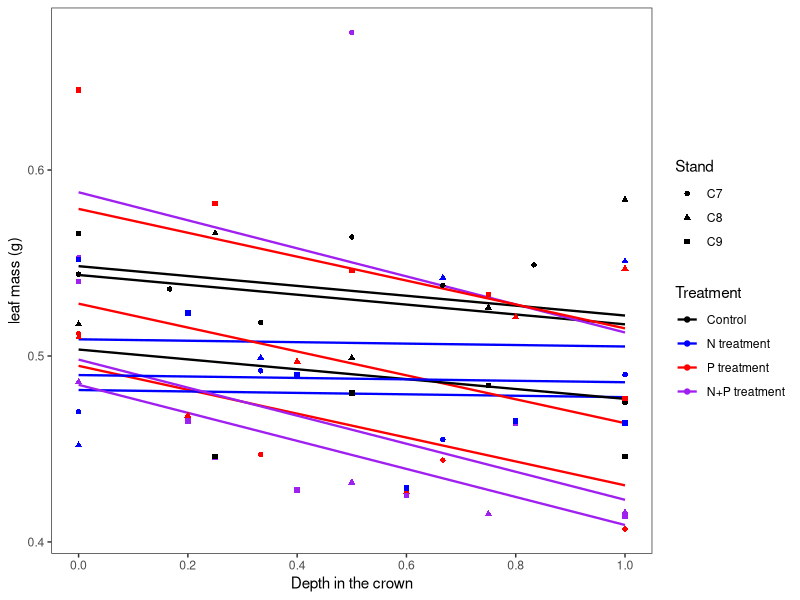
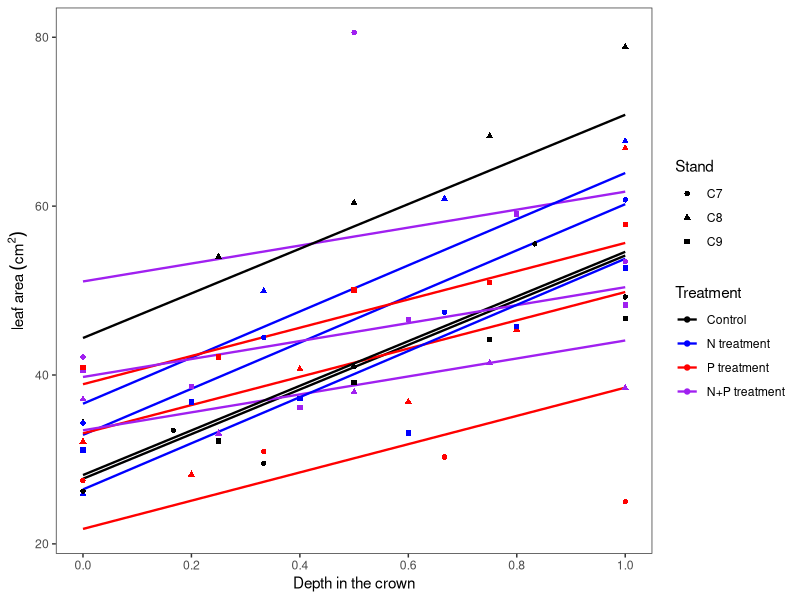
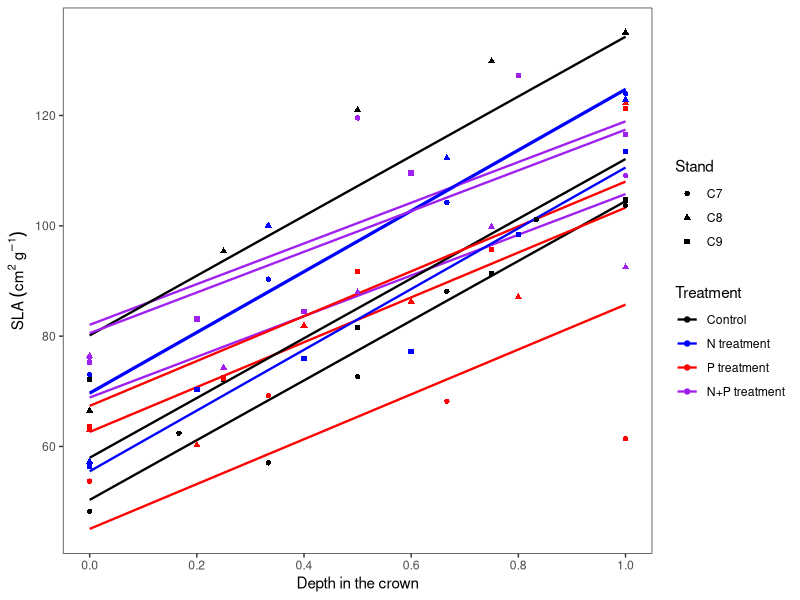
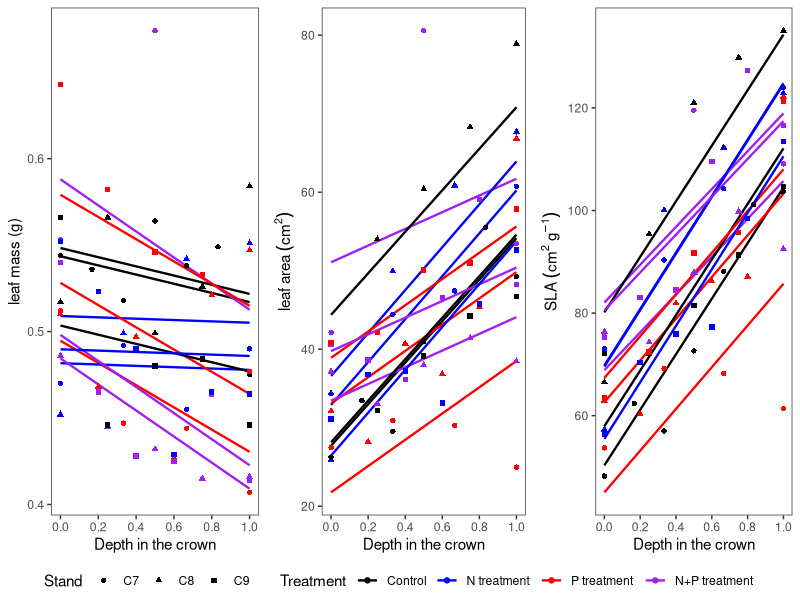
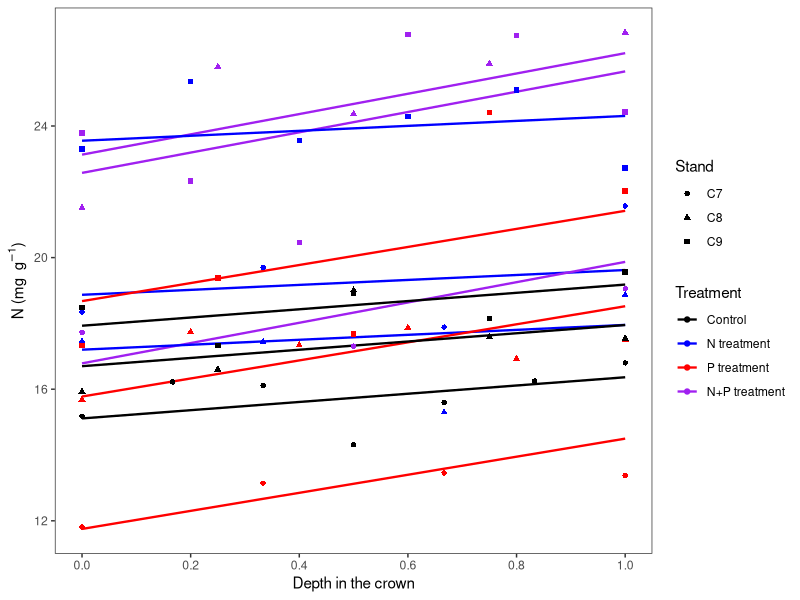
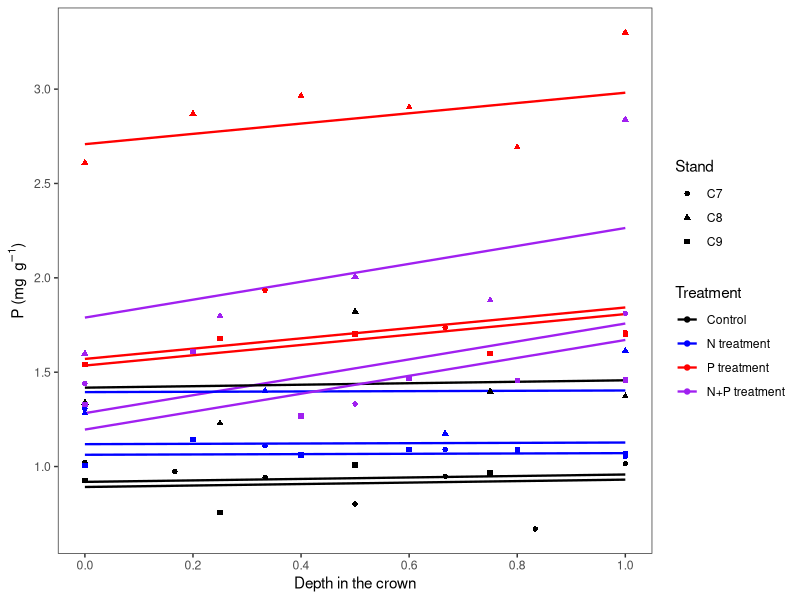
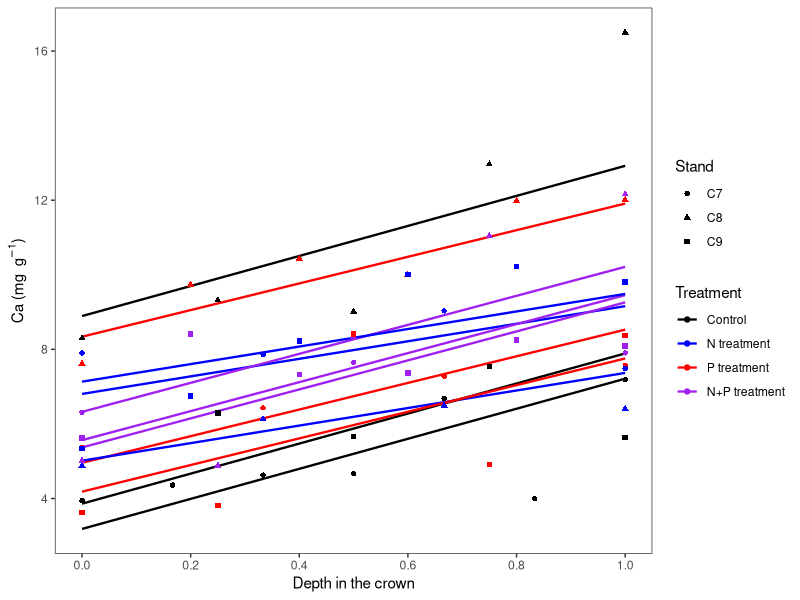
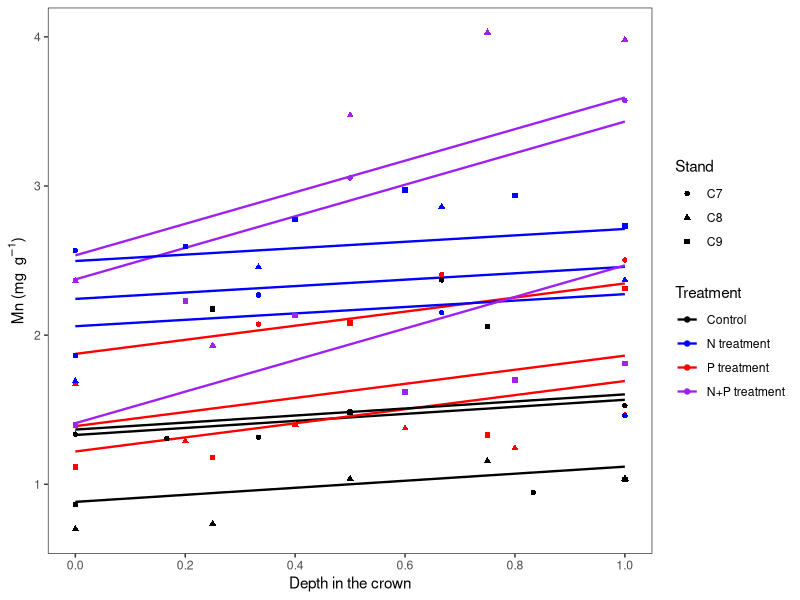

Write the R code that produced these figures, in order. (Note: this script raises an error after producing the figures.)





library(ggplot2)
library(nlme)
library(ggpubr)


getwd()
samp<-read.csv("better_melnhe_sugar_maple_crown_depth.csv", header=T)

samp$Treatment <- factor(samp$trmt,levels=c("Control","N treatment","P treatment","N+P treatment"))
samp$trmt <- factor(samp$trmt,levels=c("Control","N treatment","P treatment","N+P treatment"))
samp$Tree_ID<-as.numeric(samp$Tree_ID)



###########  SLA, mass, area
head(samp$protein)

mSLA <- lme(SLA ~ scaled*Ntrmt*Ptrmt, random=~1|Stand/Tree_ID, data=samp)
mmass <- lme(mass_g ~ scaled*Ntrmt*Ptrmt, random=~1|Stand/Tree_ID, data=samp)
marea <- lme(area_cm2 ~ scaled*Ntrmt*Ptrmt, random=~1|Stand/Tree_ID, data=samp)


samp$fitSLA <- predict(mSLA)   #Add model fits to dataframe
samp$fitmass <- predict(mmass)   #Add model fits to dataframe
samp$fitarea <- predict(marea)   #Add model fits to dataframe


gmass<-ggplot(samp,aes(scaled, mass_g, group=interaction(Tree_ID, Stand), col=Treatment, shape=Stand )) + 
  geom_line(aes(y=fitmass ), linetype="solid", size=0.8) +
  scale_color_manual(values= c("black","blue","red","purple"))+
  geom_point(alpha = 1) + 
 # geom_hline(yintercept=0, linetype="solid") +
  theme_bw()+ theme(panel.grid.major = element_blank(),panel.grid.minor = element_blank())+
  xlab("Depth in the crown")+
  ylab("leaf mass (g)")+
  scale_x_continuous(expand = c(0, 0.05),breaks=seq(0,1,.2)) +
  scale_y_continuous(expand = c(0.05, 0))
gmass



garea<-ggplot(samp,aes(scaled, area_cm2, group=interaction(Tree_ID, Stand), col=Treatment, shape=Stand )) + 
  geom_line(aes(y=fitarea ), linetype="solid", size=0.8) +
  scale_color_manual(values= c("black","blue","red","purple"))+
  geom_point(alpha = 1) + 
 # geom_hline(yintercept=0, linetype="solid") +
  theme_bw()+theme(panel.grid.major = element_blank(),panel.grid.minor = element_blank())+
  xlab("Depth in the crown")+
  labs(y=bquote('leaf area'~(cm^2)))+
  scale_x_continuous(expand = c(0, 0.05),breaks=seq(0,1,.2) ) +
  scale_y_continuous(expand = c(0.05, 0))
garea


gSLA<-ggplot(samp,aes(scaled, SLA, group=interaction(Tree_ID, Stand), col=Treatment, shape=Stand )) + 
  geom_line(aes(y=fitSLA ), linetype="solid", size=0.8) +
  scale_color_manual(values= c("black","blue","red","purple"))+
  geom_point(alpha = 1) + 
  #geom_hline(yintercept=0, linetype="solid") +
  theme_bw()+theme(panel.grid.major = element_blank(),panel.grid.minor = element_blank())+
  xlab("Depth in the crown")+
  labs( y= bquote('SLA'~(cm^2 ~g^-1)))+
  scale_x_continuous(expand = c(0, 0.05),breaks=seq(0,1,.2)) +
  scale_y_continuous(expand = c(0.05, 0.0))
gSLA



f1<-ggarrange(gmass, garea, gSLA, common.legend=T, nrow=1, legend="bottom")

f1
dpi=300    #pixels per square inch
tiff("Fig_1_sm_crown_11_27_2022.tif", width=10*dpi, height=5*dpi, res=dpi)
f1
dev.off()



################################################

## elements

mN <- lme(N ~ scaled*Ntrmt*Ptrmt, random=~1|Stand/Tree_ID, data=samp, na.action = na.exclude)
samp$fitN <- predict(mN)   #Add model fits to dataframe
gN<-ggplot(samp,aes(scaled, N, group=interaction(Tree_ID, Stand), col=Treatment, shape=Stand )) + 
  geom_line(aes(y=fitN ), linetype="solid", size=0.8) +
  scale_color_manual(values= c("black","blue","red","purple"))+
  geom_point(alpha = 1) + 
  #geom_hline(yintercept=0, linetype="solid") +
  theme_bw()+theme(panel.grid.major = element_blank(),panel.grid.minor = element_blank())+
  xlab("Depth in the crown")+
  ylab("N (mg "~g^-1*")")+
  scale_x_continuous(expand = c(0, 0.05), breaks=seq(0,1,.2)) +
  scale_y_continuous(expand = c(0.05, 0))
gN

mP <- lme(P ~ scaled*Ntrmt*Ptrmt, random=~1|Stand/Tree_ID, data=samp, na.action = na.exclude)
samp$fitP <- predict(mP)   #Add model fits to dataframe
gP<-ggplot(samp,aes(scaled, P, group=interaction(Tree_ID, Stand), col=Treatment, shape=Stand )) + 
  geom_line(aes(y=fitP ), linetype="solid", size=0.8) +
  scale_color_manual(values= c("black","blue","red","purple"))+
  geom_point(alpha = 1) + 
  # geom_hline(yintercept=0, linetype="solid") +
  theme_bw()+theme(panel.grid.major = element_blank(),panel.grid.minor = element_blank())+
  xlab("Depth in the crown")+
  ylab("P (mg "~g^-1*")")+
  scale_x_continuous(expand = c(0, 0.05), breaks=seq(0,1,.2)) +
  scale_y_continuous(expand = c(0.05, 0))
gP

mCa <- lme(Ca ~ scaled*Ntrmt*Ptrmt, random=~1|Stand/Tree_ID, data=samp, na.action = na.exclude)
samp$fitCa <- predict(mCa)   #Add model fits to dataframe
gCa<-ggplot(samp,aes(scaled, Ca, group=interaction(Tree_ID, Stand), col=Treatment, shape=Stand )) + 
  geom_line(aes(y=fitCa ), linetype="solid", size=0.8) +
  scale_color_manual(values= c("black","blue","red","purple"))+
  geom_point(alpha = 1) + 
  # geom_hline(yintercept=0, linetype="solid") +
  theme_bw()+theme(panel.grid.major = element_blank(),panel.grid.minor = element_blank())+
  xlab("Depth in the crown")+
  ylab("Ca (mg "~g^-1*")")+
  scale_x_continuous(expand = c(0, 0.05), breaks=seq(0,1,.2)) +
  scale_y_continuous(expand = c(0.05, 0))
gCa


mMn <- lme(Mn ~ scaled*Ntrmt*Ptrmt, random=~1|Stand/Tree_ID, data=samp, na.action = na.exclude)
samp$fitMn <- predict(mMn)   #Add model fits to dataframe
gMn<-ggplot(samp,aes(scaled, Mn, group=interaction(Tree_ID, Stand), col=Treatment, shape=Stand )) + 
  geom_line(aes(y=fitMn ), linetype="solid", size=0.8) +
  scale_color_manual(values= c("black","blue","red","purple"))+
  geom_point(alpha = 1) + 
  #  geom_hline(yintercept=0, linetype="solid") +
  theme_bw()+theme(panel.grid.major = element_blank(),panel.grid.minor = element_blank())+
  xlab("Depth in the crown")+
  ylab("Mn (mg "~g^-1*")")+
  scale_x_continuous(expand = c(0, 0.05), breaks=seq(0,1,.2))+ 
  scale_y_continuous(expand = c(0.05, 0))
gMn

mAl <- lme(Al ~ scaled*Ntrmt*Ptrmt, random=~1|Stand/Tree_ID, data=samp, na.action = na.exclude)
samp$fitAl <- predict(mAl)   #Add model fits to dataframe
gAl<-ggplot(samp,aes(scaled, Al, group=interaction(Tree_ID, Stand), col=Treatment, shape=Stand )) + 
  geom_line(aes(y=fitAl ), linetype="longdash", size=0.8) +
  scale_color_manual(values= c("black","blue","red","purple"))+
  geom_point(alpha = 1) + 
  # geom_hline(yintercept=0, linetype="solid") +
  theme_bw()+theme(panel.grid.major = element_blank(),panel.grid.minor = element_blank())+
  xlab("Depth in the crown")+
  ylab("Al (mg "~g^-1*")")+
  scale_x_continuous(expand = c(0, 0.05), breaks=seq(0,1,.2))+ 
  scale_y_continuous(expand = c(0.05, 0))
gAl

mB <- lme(B ~ scaled*Ntrmt*Ptrmt, random=~1|Stand/Tree_ID, data=samp, na.action = na.exclude)
samp$fitB <- predict(mB)   #Add model fits to dataframe
gB<-ggplot(samp,aes(scaled, B, group=interaction(Tree_ID, Stand), col=Treatment, shape=Stand )) + 
  geom_line(aes(y=fitB ), linetype="solid", size=0.8) +
  scale_color_manual(values= c("black","blue","red","purple"))+
  geom_point(alpha = 1) + 
  #  geom_hline(yintercept=0, linetype="solid") +
  theme_bw()+theme(panel.grid.major = element_blank(),panel.grid.minor = element_blank())+
  xlab("Depth in the crown")+
  ylab("B (mg "~g^-1*")")+
  scale_x_continuous(expand = c(0, 0.05), breaks=seq(0,1,.2)) +
  scale_y_continuous(expand = c(0.05, 0))
gB

mFe <- lme(Fe ~ scaled*Ntrmt*Ptrmt, random=~1|Stand/Tree_ID, data=samp, na.action = na.exclude)
samp$fitFe <- predict(mFe)   #Add model fits to dataframe
gFe<-ggplot(samp,aes(scaled, Fe, group=interaction(Tree_ID, Stand), col=Treatment, shape=Stand )) + 
  geom_line(aes(y=fitFe ), linetype="longdash", size=0.8) +
  scale_color_manual(values= c("black","blue","red","purple"))+
  geom_point(alpha = 1) + 
  # geom_hline(yintercept=0, linetype="solid") +
  theme_bw()+theme(panel.grid.major = element_blank(),panel.grid.minor = element_blank())+
  xlab("Depth in the crown")+
  ylab("Fe (mg "~g^-1*")")+
  scale_x_continuous(expand = c(0, 0.05), breaks=seq(0,1,.2))+ 
  scale_y_continuous(expand = c(0.05, 0))
gFe

mZn <- lme(Zn ~ scaled*Ntrmt*Ptrmt, random=~1|Stand/Tree_ID, data=samp, na.action = na.exclude)
samp$fitZn <- predict(mZn)   #Add model fits to dataframe
gZn<-ggplot(samp,aes(scaled, Zn, group=interaction(Tree_ID, Stand), col=Treatment, shape=Stand )) + 
  geom_line(aes(y=fitZn ), linetype="solid", size=0.8) +
  scale_color_manual(values= c("black","blue","red","purple"))+
  geom_point(alpha = 1) + 
  # geom_hline(yintercept=0, linetype="solid") +
  theme_bw()+theme(panel.grid.major = element_blank(),panel.grid.minor = element_blank())+
  xlab("Depth in the crown")+
  ylab("Zn (mg "~g^-1*")")+
  scale_x_continuous(expand = c(0, 0.05), breaks=seq(0,1,.2))+ 
  scale_y_continuous(expand = c(0.05, 0))
gZn


f3<-ggarrange(gN,gMn, gAl, gFe,
          gCa,gP,gB,  gZn,
          common.legend=T, ncol=4, nrow=2, legend="bottom")



f3
dpi=300    #pixels per square inch
tiff("Fig_3_sm_crown_11_27_2022.tif", width=10*dpi, height=5*dpi, res=dpi)
f3
dev.off()


############################################


# Amino acids
###########################
mAla <- lme(Ala ~ scaled*Ntrmt*Ptrmt, random=~1|Stand/Tree_ID, data=samp, na.action = na.exclude)
samp$fitAla <- predict(mAla)   #Add model fits to dataframe
gAla<-ggplot(samp,aes(scaled, Ala, group=interaction(Tree_ID, Stand), col=Treatment, shape=Stand )) + 
  geom_line(aes(y=fitAla ), linetype="longdash", size=0.8) +
  scale_color_manual(values= c("black","blue","red","purple"))+
  geom_point(alpha = 1) + 
 #  geom_hline(yintercept=0, linetype="solid") +
  theme_bw()+theme(panel.grid.major = element_blank(),panel.grid.minor = element_blank())+
  xlab("Depth in the crown")+
  ylab("Ala (nmol "~g^-1*") FW")+
  scale_x_continuous(expand = c(0, 0.05),breaks=seq(0,1,.2)) +
  scale_y_continuous(expand = c(0.05, 0))
gAla

mGaba <- lme(GABA ~ scaled*Ntrmt*Ptrmt, random=~1|Stand/Tree_ID, data=samp, na.action = na.exclude)
samp$fitGaba <- predict(mGaba)   #Add model fits to dataframe
gGaba<-ggplot(samp,aes(scaled, GABA, group=interaction(Tree_ID, Stand), col=Treatment, shape=Stand )) + 
  geom_line(aes(y=fitGaba ), linetype="solid", size=0.8) +
  scale_color_manual(values= c("black","blue","red","purple"))+
  geom_point(alpha = 1) + 
 # geom_hline(yintercept=0, linetype="solid") +
  theme_bw()+theme(panel.grid.major = element_blank(),panel.grid.minor = element_blank())+
  xlab("Depth in the crown")+
  ylab("GABA (nmol "~g^-1*") FW")+
  scale_x_continuous(expand = c(0, 0.05),breaks=seq(0,1,.2)) +
  scale_y_continuous(expand = c(0.05, 0))
gGaba

mVal <- lme(Val ~ scaled*Ntrmt*Ptrmt, random=~1|Stand/Tree_ID, data=samp, na.action = na.exclude)
samp$fitVal <- predict(mVal)   #Add model fits to dataframe
gVal<-ggplot(samp,aes(scaled, Val, group=interaction(Tree_ID, Stand), col=Treatment, shape=Stand )) + 
  geom_line(aes(y=fitVal ), linetype="solid", size=0.8) +
  scale_color_manual(values= c("black","blue","red","purple"))+
  geom_point(alpha = 1) + 
 # geom_hline(yintercept=0, linetype="solid") +
  theme_bw()+theme(panel.grid.major = element_blank(),panel.grid.minor = element_blank())+
  xlab("Depth in the crown")+
  ylab("Val (nmol "~g^-1*") FW")+
  scale_x_continuous(expand = c(0, 0.05),breaks=seq(0,1,.2)) +
  scale_y_continuous(expand = c(0.05, 0))
gVal

mArg <- lme(Arg ~ scaled*Ntrmt*Ptrmt, random=~1|Stand/Tree_ID, data=samp, na.action = na.exclude)
samp$fitArg <- predict(mArg)   #Add model fits to dataframe
gArg<-ggplot(samp,aes(scaled, Arg, group=interaction(Tree_ID, Stand), col=Treatment, shape=Stand )) + 
  geom_line(aes(y=fitArg ), linetype="solid", size=0.8) +
  scale_color_manual(values= c("black","blue","red","purple"))+
  geom_point(alpha = 1) + 
  #geom_hline(yintercept=0, linetype="solid") +
  theme_bw()+theme(panel.grid.major = element_blank(),panel.grid.minor = element_blank())+
  xlab("Depth in the crown")+
  ylab("Arg (nmol "~g^-1*") FW")+
  scale_x_continuous(expand = c(0, 0.05),breaks=seq(0,1,.2)) +
  scale_y_continuous(expand = c(0.05, 0))
gArg

mIle <- lme(Ile ~ scaled*Ntrmt*Ptrmt, random=~1|Stand/Tree_ID, data=samp, na.action = na.exclude)
samp$fitIle <- predict(mIle)   #Add model fits to dataframe
gIle<-ggplot(samp,aes(scaled, Ile, group=interaction(Tree_ID, Stand), col=Treatment, shape=Stand )) + 
  geom_line(aes(y=fitIle ), linetype="solid", size=0.8) +
  scale_color_manual(values= c("black","blue","red","purple"))+
  geom_point(alpha = 1) + 
 # geom_hline(yintercept=0, linetype="solid") +
  theme_bw()+theme(panel.grid.major = element_blank(),panel.grid.minor = element_blank())+
  xlab("Depth in the crown")+
  ylab("Ile (nmol "~g^-1*") FW")+
  scale_x_continuous(expand = c(0, 0.05),breaks=seq(0,1,.2)) +
  scale_y_continuous(expand = c(0.05, 0))
gIle

mLys <- lme(Lys ~ scaled*Ntrmt*Ptrmt, random=~1|Stand/Tree_ID, data=samp, na.action = na.exclude)
samp$fitLys <- predict(mLys)   #Add model fits to dataframe
gLys<-ggplot(samp,aes(scaled, Lys, group=interaction(Tree_ID, Stand), col=Treatment, shape=Stand )) + 
  geom_line(aes(y=fitLys ), linetype="solid", size=0.8) +
  scale_color_manual(values= c("black","blue","red","purple"))+
  geom_point(alpha = 1)+ 
  #geom_hline(yintercept=0, linetype="solid") +
  theme_bw()+theme(panel.grid.major = element_blank(),panel.grid.minor = element_blank())+
  xlab("Depth in the crown")+
  ylab("Lys (nmol "~g^-1*") FW")+
  scale_x_continuous(expand = c(0, 0.05),breaks=seq(0,1,.2)) +
  scale_y_continuous(expand = c(0.05, 0))
gLys

mPro <- lme(Pro ~ scaled*Ntrmt*Ptrmt, random=~1|Stand/Tree_ID, data=samp, na.action = na.exclude)
samp$fitPro <- predict(mPro)   #Add model fits to dataframe
gPro<-ggplot(samp,aes(scaled, Pro, group=interaction(Tree_ID, Stand), col=Treatment, shape=Stand )) + 
  geom_line(aes(y=fitPro ), linetype="solid", size=0.8) +
  scale_color_manual(values= c("black","blue","red","purple"))+
  geom_point(alpha = 1) + 
 # geom_hline(yintercept=0, linetype="solid") +
  theme_bw()+theme(panel.grid.major = element_blank(),panel.grid.minor = element_blank())+
  xlab("Depth in the crown")+
  ylab("Pro (nmol "~g^-1*") FW")+
  scale_x_continuous(expand = c(0, 0.05),breaks=seq(0,1,.2)) +
  scale_y_continuous(expand = c(0.05, 0))
gPro

mGlu <- lme(Glu ~ scaled*Ntrmt*Ptrmt, random=~1|Stand/Tree_ID, data=samp, na.action = na.exclude)
samp$fitGlu <- predict(mGlu)   #Add model fits to dataframe
gGlu<-ggplot(samp,aes(scaled, Glu, group=interaction(Tree_ID, Stand), col=Treatment, shape=Stand )) + 
  geom_line(aes(y=fitGlu ), linetype="solid", size=0.8) +
  scale_color_manual(values= c("black","blue","red","purple"))+
  geom_point(alpha = 1) + 
 # geom_hline(yintercept=0, linetype="solid") +
  theme_bw()+theme(panel.grid.major = element_blank(),panel.grid.minor = element_blank())+
  xlab("Depth in the crown")+
  ylab("Glu (nmol "~g^-1*") FW")+
  scale_x_continuous(expand = c(0, 0.05),breaks=seq(0,1,.2)) +
  scale_y_continuous(expand = c(0.05, 0))
gGlu


## protein
mprot <- lme(protein ~ scaled*Ntrmt*Ptrmt, random=~1|Stand/Tree_ID, data=samp, na.action = na.exclude)
samp$fitprot <- predict(mprot)   #Add model fits to dataframe

gprot<-ggplot(samp,aes(scaled, protein, group=interaction(Tree_ID, Stand), col=Treatment, shape=Stand )) + 
  geom_line(aes(y=fitprot ), linetype="solid", size=0.8) +
  scale_color_manual(values= c("black","blue","red","purple"))+
  geom_point(alpha = 1) + 
  #geom_hline(yintercept=0, linetype="solid") +
  theme_bw()+theme(panel.grid.major = element_blank(),panel.grid.minor = element_blank())+
  xlab("Depth in the crown")+
  ylab("Soluble protein (nmol "~g^-1*") FW")+
  scale_x_continuous(expand = c(0, 0.05),breaks=seq(0,1,.2)) +
  scale_y_continuous(expand = c(0.05, 0))
gprot



library(ggpubr)

f4<-  ggarrange(gGlu, gArg, gGaba , gAla ,gVal, gprot, common.legend=T, nrow=2,ncol=3, legend="bottom")
f4

dpi=300    #pixels per square inch
tiff("Fig_4_sm_crown_11_27_2022.tif", width=10*dpi, height=5*dpi, res=dpi)
f4
dev.off()
  
#######################################################


##

#Poly's'
mPut <- lme(Put ~ scaled*Ntrmt*Ptrmt, random=~1|Stand/Tree_ID, data=samp, na.action = na.exclude)
samp$fitPut <- predict(mPut)   #Add model fits to dataframe
gPut<-ggplot(samp,aes(scaled, Put, group=interaction(Tree_ID, Stand), col=Treatment, shape=Stand )) + 
  geom_line(aes(y=fitPut ), linetype="solid", size=0.8) +
  scale_color_manual(values= c("black","blue","red","purple"))+
  geom_point(alpha = 1) + 
  #geom_hline(yintercept=0, linetype="solid") +
  theme_bw()+theme(panel.grid.major = element_blank(),panel.grid.minor = element_blank())+
  xlab("Depth in the crown")+
  ylab("Put (nmol "~g^-1*") FW")+
  scale_x_continuous(expand = c(0, 0.05), breaks=seq(0,1,.2)) +
  scale_y_continuous(expand = c(0.05, 0))
gPut

mSpd <- lme(Spd ~ scaled*Ntrmt*Ptrmt, random=~1|Stand/Tree_ID, data=samp, na.action = na.exclude)
samp$fitSpd <- predict(mSpd)   #Add model fits to dataframe
gSpd<-ggplot(samp,aes(scaled, Spd, group=interaction(Tree_ID, Stand), col=Treatment, shape=Stand )) + 
  geom_line(aes(y=fitSpd ), linetype="solid", size=0.8) +
  scale_color_manual(values= c("black","blue","red","purple"))+
  geom_point(alpha = 1) + 
 # geom_hline(yintercept=0, linetype="solid") +
  theme_bw()+theme(panel.grid.major = element_blank(),panel.grid.minor = element_blank())+
  xlab("Depth in the crown")+
  ylab("Spd (nmol "~g^-1*") FW")+
  scale_x_continuous(expand = c(0, 0.05), breaks=seq(0,1,.2)) +
  scale_y_continuous(expand = c(0.05, 0))
gSpd

mSpm <- lme(Spm ~ scaled*Ntrmt*Ptrmt, random=~1|Stand/Tree_ID, data=samp, na.action = na.exclude)
samp$fitSpm <- predict(mSpm)   #Add model fits to dataframe
gSpm<-ggplot(samp,aes(scaled, Spm, group=interaction(Tree_ID, Stand), col=Treatment, shape=Stand )) + 
  geom_line(aes(y=fitSpm ), linetype="longdash", size=0.8) +
  scale_color_manual(values= c("black","blue","red","purple"))+
  geom_point(alpha = 1) + 
 # geom_hline(yintercept=0, linetype="solid") +
  theme_bw()+theme(panel.grid.major = element_blank(),panel.grid.minor = element_blank())+
  xlab("Depth in the crown")+
  ylab("Spm (nmol "~g^-1*") FW")+
  scale_x_continuous(expand = c(0, 0.05), breaks=seq(0,1,.2)) +
  scale_y_continuous(expand = c(0.05, 0))
gSpm


library(ggpubr)
f5<- ggarrange(gPut, gSpd, gSpm,common.legend=T, ncol=3, legend="bottom")
f5

dpi=300    #pixels per square inch
tiff("Fig_5_sm_crown_11_27_2022.tif", width=10*dpi, height=5*dpi, res=dpi)
f5
dev.off()


#######




## Photoproteins

mChl <- lme(total_chl ~ scaled*Ntrmt*Ptrmt, random=~1|Stand/Tree_ID, data=samp, na.action = na.exclude)
samp$fitChl <- predict(mChl)   #Add model fits to dataframe
gChl<-ggplot(samp,aes(scaled, total_chl, group=interaction(Tree_ID, Stand), col=Treatment, shape=Stand )) + 
  geom_line(aes(y=fitChl ), linetype="solid", size=0.8) +
  scale_color_manual(values= c("black","blue","red","purple"))+
  geom_point(alpha = 1) + 
  #geom_hline(yintercept=0, linetype="solid") +
  theme_bw()+theme(panel.grid.major = element_blank(),panel.grid.minor = element_blank())+
  xlab("Depth in the crown")+
  ylab("Chlorophyll (nmol "~g^-1*") FW")+
  scale_x_continuous(expand = c(0, 0.05)) +
  scale_y_continuous(expand = c(0.05, 0))
gChl




mcarot <- lme(carot ~ scaled*Ntrmt*Ptrmt, random=~1|Stand/Tree_ID, data=samp, na.action = na.exclude)
samp$fitcarot <- predict(mcarot)   #Add model fits to dataframe
gcarot<-ggplot(samp,aes(scaled, carot, group=interaction(Tree_ID, Stand), col=Treatment, shape=Stand )) + 
  geom_line(aes(y=fitcarot ), linetype="solid", size=0.8) +
  scale_color_manual(values= c("black","blue","red","purple"))+
  geom_point(alpha = 1) + 
  #geom_hline(yintercept=0, linetype="solid") +
  theme_bw()+theme(panel.grid.major = element_blank(),panel.grid.minor = element_blank())+
  xlab("Depth in the crown")+
  ylab("Carotenoids (nmol "~g^-1*") FW")+
  scale_x_continuous(expand = c(0, 0.05)) +
  scale_y_continuous(expand = c(0.05, 0))
gcarot


f6<-ggarrange(gChl, gcarot,common.legend=T, ncol=2, legend="bottom")

f6

dpi=300    #pixels per square inch
tiff("Fig_46_sm_crown_11_27_2022.tif", width=10*dpi, height=5*dpi, res=dpi)
f6
dev.off()




library(emmeans)

emmeans(mN, pairwise~ Ntrmt)

(21.3-17.0)/mean(c(17)) # 25%

emmeans(mFe, pairwise~ Ntrmt)
(0.592-0.419)/mean(c(0.419)) # 41

emmeans(mMn, pairwise~ Ntrmt)
(2.5-1.52)/mean(c(1.52)) # 64%

emmeans(mAl, pairwise~ Ntrmt)
(0.0274-0.0194)/mean(c(0.0194))# 41%

emmeans(mAla, pairwise~ Ntrmt)
(486-354)/mean(c(354))# 37%

# P addtion
emmeans(mP, pairwise~ Ptrmt)
(1.87-1.15)/mean(c(1.15))# 63%

emmeans(mB, pairwise~ Ptrmt)
(0.0387-0.0268)/mean(c(0.0268))# 44%

emmeans(mN_P, pairwise~ Ntrmt*Ptrmt)

#NP with N
(15.7-12.7)/(12.7) # 23 % higher

#NP with P # 50% lower
(11.3-17)/(mean(17)) # 34% lower

#NP NP compared to control
(13.89-16.59) /(16.59) # 16% lower




gPro
gAla

gP
gFe
gN_P



######################


mC <- lme(C ~ scaled*Ntrmt*Ptrmt, random=~1|Stand/Tree_ID, data=samp, na.action = na.exclude)
samp$fitC <- predict(mC)   #Add model fits to dataframe
gC<-ggplot(samp,aes(scaled, C, group=interaction(Tree_ID, Stand), col=Treatment, shape=Stand )) + 
  geom_line(aes(y=fitC ), linetype="solid", size=0.8) +
  scale_color_manual(values= c("black","blue","red","purple"))+
  geom_point(alpha = 1) + 
  theme_bw()+theme(panel.grid.major = element_blank(),panel.grid.minor = element_blank())+
  xlab("Depth in the crown")+
  ylab("C (mg "~g^-1*")")
gC


samp$CN<-samp$C/samp$N
mCN <- lme(CN ~ scaled*Ntrmt*Ptrmt, random=~1|Stand/Tree_ID, data=samp, na.action = na.exclude)
samp$fitCN <- predict(mCN)   #Add model fits to dataframe
gCN<-ggplot(samp,aes(scaled, CN, group=interaction(Tree_ID, Stand), col=Treatment, shape=Stand )) + 
  geom_line(aes(y=fitCN ), linetype="solid", size=0.8) +
  scale_color_manual(values= c("black","blue","red","purple"))+
  geom_point(alpha = 1) + 
  theme_bw()+theme(panel.grid.major = element_blank(),panel.grid.minor = element_blank())+
  xlab("Depth in the crown")+
  ylab("C : N")
gCN




ggarrange(gC, gCN,
          common.legend=T, ncol=2, nrow=1, legend="bottom")
